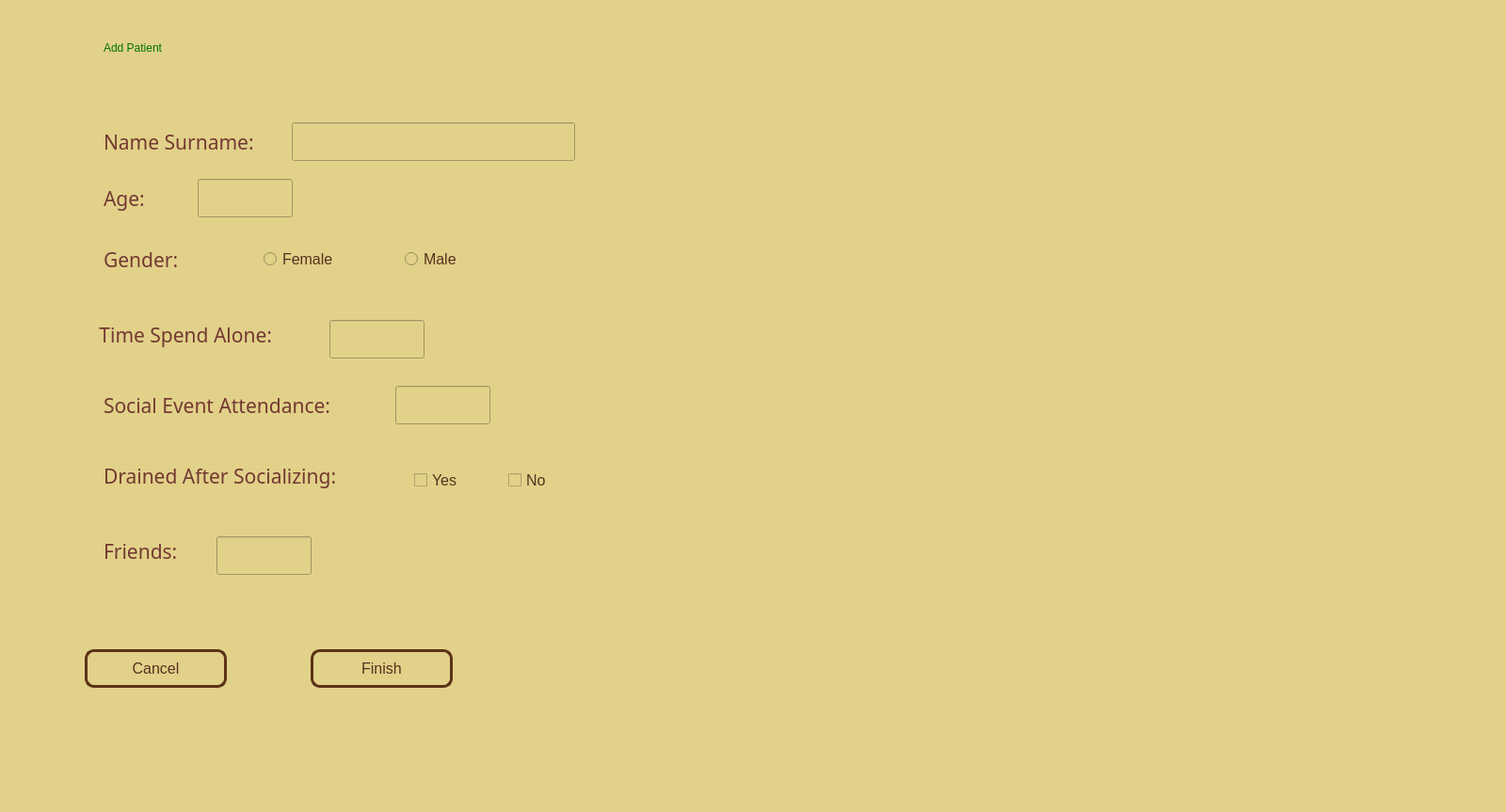
<?xml version="1.0" encoding="UTF-8"?>
<ui version="4.0">
 <class>Dialog</class>
 <widget class="QDialog" name="Dialog">
  <property name="geometry">
   <rect>
    <x>0</x>
    <y>0</y>
    <width>1600</width>
    <height>863</height>
   </rect>
  </property>
  <property name="windowTitle">
   <string>Dialog</string>
  </property>
  <property name="styleSheet">
   <string notr="true">QWidget {
    background-color: rgb(226, 209, 137) ;
}

</string>
  </property>
  <widget class="QLineEdit" name="lineEdit">
   <property name="geometry">
    <rect>
     <x>210</x>
     <y>190</y>
     <width>101</width>
     <height>41</height>
    </rect>
   </property>
  </widget>
  <widget class="QLabel" name="label">
   <property name="geometry">
    <rect>
     <x>110</x>
     <y>20</y>
     <width>411</width>
     <height>61</height>
    </rect>
   </property>
   <property name="styleSheet">
    <string notr="true">QLabel {
	font: 75 30pt &quot;Times New Roman&quot;;
    color: rgb(0, 116, 0);
   
}</string>
   </property>
   <property name="text">
    <string>Add Patient</string>
   </property>
  </widget>
  <widget class="QLabel" name="label_2">
   <property name="geometry">
    <rect>
     <x>110</x>
     <y>130</y>
     <width>191</width>
     <height>21</height>
    </rect>
   </property>
   <property name="font">
    <font>
     <family>MS PGothic</family>
     <pointsize>16</pointsize>
    </font>
   </property>
   <property name="styleSheet">
    <string notr="true">QLabel {
    color:rgb(115, 57, 50)
}</string>
   </property>
   <property name="text">
    <string/>
   </property>
  </widget>
  <widget class="QLabel" name="label_3">
   <property name="geometry">
    <rect>
     <x>110</x>
     <y>130</y>
     <width>261</width>
     <height>41</height>
    </rect>
   </property>
   <property name="font">
    <font>
     <family>MS PGothic</family>
     <pointsize>16</pointsize>
    </font>
   </property>
   <property name="styleSheet">
    <string notr="true">QLabel {
    color:rgb(115, 57, 50)
}</string>
   </property>
   <property name="text">
    <string>Name Surname:</string>
   </property>
  </widget>
  <widget class="QLabel" name="label_4">
   <property name="geometry">
    <rect>
     <x>110</x>
     <y>190</y>
     <width>91</width>
     <height>41</height>
    </rect>
   </property>
   <property name="font">
    <font>
     <family>MS PGothic</family>
     <pointsize>16</pointsize>
    </font>
   </property>
   <property name="styleSheet">
    <string notr="true">QLabel {
    color:rgb(115, 57, 50)
}</string>
   </property>
   <property name="text">
    <string>Age:</string>
   </property>
  </widget>
  <widget class="QLabel" name="label_5">
   <property name="geometry">
    <rect>
     <x>110</x>
     <y>260</y>
     <width>101</width>
     <height>31</height>
    </rect>
   </property>
   <property name="font">
    <font>
     <family>MS PGothic</family>
     <pointsize>16</pointsize>
    </font>
   </property>
   <property name="styleSheet">
    <string notr="true">QLabel {
    color:rgb(115, 57, 50)
}</string>
   </property>
   <property name="text">
    <string>Gender:</string>
   </property>
  </widget>
  <widget class="QLabel" name="label_6">
   <property name="geometry">
    <rect>
     <x>100</x>
     <y>340</y>
     <width>231</width>
     <height>31</height>
    </rect>
   </property>
   <property name="font">
    <font>
     <family>MS PGothic</family>
     <pointsize>16</pointsize>
    </font>
   </property>
   <property name="styleSheet">
    <string notr="true">QLabel {
    color:rgb(115, 57, 50)
}</string>
   </property>
   <property name="text">
    <string> Time Spend Alone:</string>
   </property>
  </widget>
  <widget class="QLabel" name="label_7">
   <property name="geometry">
    <rect>
     <x>110</x>
     <y>410</y>
     <width>301</width>
     <height>41</height>
    </rect>
   </property>
   <property name="font">
    <font>
     <family>MS PGothic</family>
     <pointsize>16</pointsize>
    </font>
   </property>
   <property name="styleSheet">
    <string notr="true">QLabel {
    color:rgb(115, 57, 50)
}</string>
   </property>
   <property name="text">
    <string>Social Event Attendance:</string>
   </property>
  </widget>
  <widget class="QLabel" name="label_8">
   <property name="geometry">
    <rect>
     <x>110</x>
     <y>470</y>
     <width>301</width>
     <height>71</height>
    </rect>
   </property>
   <property name="font">
    <font>
     <family>MS PGothic</family>
     <pointsize>16</pointsize>
    </font>
   </property>
   <property name="styleSheet">
    <string notr="true">QLabel {
    color:rgb(115, 57, 50)
}</string>
   </property>
   <property name="text">
    <string>Drained After Socializing:</string>
   </property>
  </widget>
  <widget class="QLabel" name="label_10">
   <property name="geometry">
    <rect>
     <x>180</x>
     <y>560</y>
     <width>55</width>
     <height>16</height>
    </rect>
   </property>
   <property name="text">
    <string/>
   </property>
  </widget>
  <widget class="QLineEdit" name="lineEdit_2">
   <property name="geometry">
    <rect>
     <x>310</x>
     <y>130</y>
     <width>301</width>
     <height>41</height>
    </rect>
   </property>
  </widget>
  <widget class="QRadioButton" name="radioButton">
   <property name="geometry">
    <rect>
     <x>280</x>
     <y>260</y>
     <width>111</width>
     <height>31</height>
    </rect>
   </property>
   <property name="font">
    <font>
     <pointsize>12</pointsize>
    </font>
   </property>
   <property name="styleSheet">
    <string notr="true">QRadioButton{
		color: rgb(85, 49, 31);
		


}</string>
   </property>
   <property name="text">
    <string>Female</string>
   </property>
  </widget>
  <widget class="QRadioButton" name="radioButton_2">
   <property name="geometry">
    <rect>
     <x>430</x>
     <y>260</y>
     <width>141</width>
     <height>31</height>
    </rect>
   </property>
   <property name="font">
    <font>
     <pointsize>12</pointsize>
    </font>
   </property>
   <property name="styleSheet">
    <string notr="true">QRadioButton{
		color: rgb(85, 49, 31);
		


}</string>
   </property>
   <property name="text">
    <string>Male</string>
   </property>
  </widget>
  <widget class="QLineEdit" name="lineEdit_3">
   <property name="geometry">
    <rect>
     <x>350</x>
     <y>340</y>
     <width>101</width>
     <height>41</height>
    </rect>
   </property>
  </widget>
  <widget class="QLineEdit" name="lineEdit_4">
   <property name="geometry">
    <rect>
     <x>420</x>
     <y>410</y>
     <width>101</width>
     <height>41</height>
    </rect>
   </property>
  </widget>
  <widget class="QCheckBox" name="checkBox">
   <property name="geometry">
    <rect>
     <x>440</x>
     <y>500</y>
     <width>81</width>
     <height>20</height>
    </rect>
   </property>
   <property name="font">
    <font>
     <pointsize>12</pointsize>
    </font>
   </property>
   <property name="styleSheet">
    <string notr="true">QCheckBox{

		color:rgb(85, 49, 31)}</string>
   </property>
   <property name="text">
    <string>Yes</string>
   </property>
  </widget>
  <widget class="QCheckBox" name="checkBox_2">
   <property name="geometry">
    <rect>
     <x>540</x>
     <y>500</y>
     <width>81</width>
     <height>20</height>
    </rect>
   </property>
   <property name="font">
    <font>
     <pointsize>12</pointsize>
    </font>
   </property>
   <property name="styleSheet">
    <string notr="true">QCheckBox{

		color:rgb(85, 49, 31)}</string>
   </property>
   <property name="text">
    <string>No</string>
   </property>
  </widget>
  <widget class="QPushButton" name="pushButton">
   <property name="geometry">
    <rect>
     <x>90</x>
     <y>690</y>
     <width>151</width>
     <height>41</height>
    </rect>
   </property>
   <property name="font">
    <font>
     <family>Arial</family>
     <pointsize>12</pointsize>
    </font>
   </property>
   <property name="styleSheet">
    <string notr="true">QPushButton {
    color:rgb(85, 49, 31)  ;
    font-family: Arial;
	 border: 3px solid #5C3317;
    border-radius: 10px; 
}</string>
   </property>
   <property name="text">
    <string>Cancel</string>
   </property>
  </widget>
  <widget class="QPushButton" name="pushButton_2">
   <property name="geometry">
    <rect>
     <x>330</x>
     <y>690</y>
     <width>151</width>
     <height>41</height>
    </rect>
   </property>
   <property name="font">
    <font>
     <family>Arial</family>
     <pointsize>12</pointsize>
    </font>
   </property>
   <property name="styleSheet">
    <string notr="true">QPushButton {
    color:rgb(85, 49, 31)  ;
    font-family: Arial;
	 border: 3px solid #5C3317;
    border-radius: 10px; 
}</string>
   </property>
   <property name="text">
    <string>Finish</string>
   </property>
  </widget>
  <widget class="QLabel" name="label_9">
   <property name="geometry">
    <rect>
     <x>110</x>
     <y>570</y>
     <width>101</width>
     <height>31</height>
    </rect>
   </property>
   <property name="font">
    <font>
     <family>MS PGothic</family>
     <pointsize>16</pointsize>
    </font>
   </property>
   <property name="styleSheet">
    <string notr="true">QLabel {
    color:rgb(115, 57, 50)
}</string>
   </property>
   <property name="text">
    <string>Friends:</string>
   </property>
  </widget>
  <widget class="QLineEdit" name="lineEdit_5">
   <property name="geometry">
    <rect>
     <x>230</x>
     <y>570</y>
     <width>101</width>
     <height>41</height>
    </rect>
   </property>
  </widget>
 </widget>
 <resources/>
 <connections/>
</ui>
